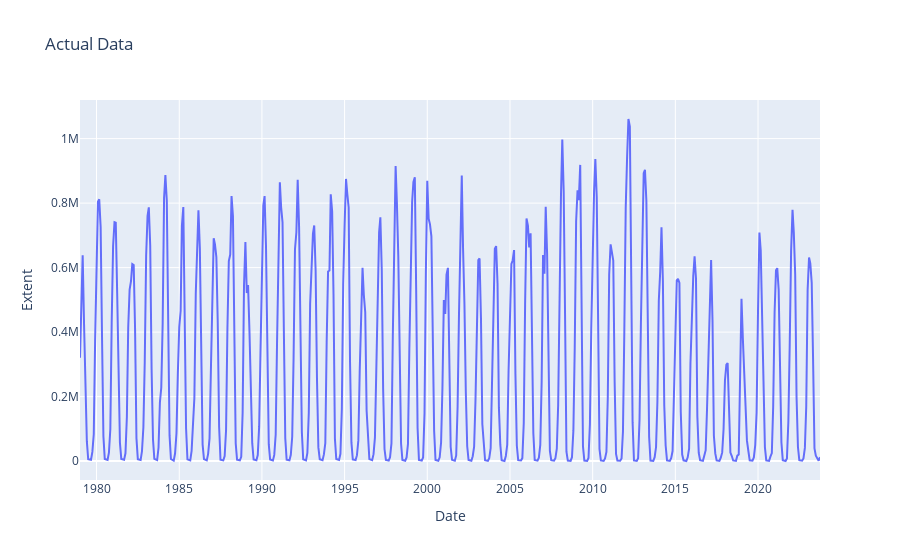

Source (notebook cell):
### Code cell
fp.plot_df(Bering)

### Figure 1 — Plotly figure (JSON) as saved in the notebook; plotly's stock layout.template omitted (floating-point values rounded to 4 significant figures; data arrays with more than 128 entries replaced by an {"elided": "..."} marker saying what was removed)
{"data": [{"hovertemplate": "Date: %{x}<br>Extent: %{y}", "mode": "lines", "name": "Extent", "type": "scatter", "x": {"elided": "493 str values"}, "y": {"elided": "493 float values"}}], "layout": {"title": {"text": "Actual Data"}, "xaxis": {"title": {"text": "Date"}}, "yaxis": {"title": {"text": "Extent"}}}}
